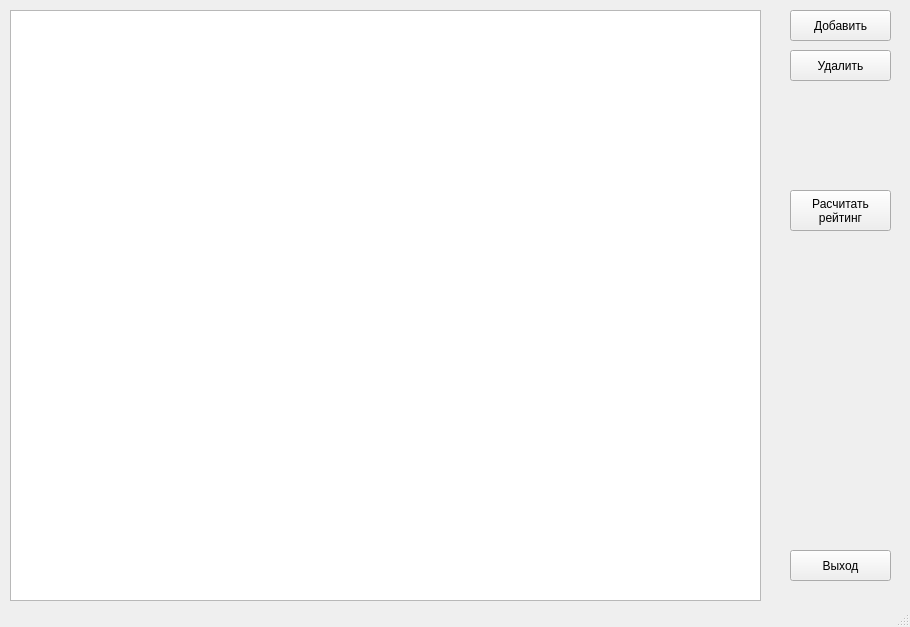
<?xml version="1.0" encoding="UTF-8"?>
<ui version="4.0">
 <class>MainWindow</class>
 <widget class="QMainWindow" name="MainWindow">
  <property name="geometry">
   <rect>
    <x>0</x>
    <y>0</y>
    <width>910</width>
    <height>627</height>
   </rect>
  </property>
  <property name="windowTitle">
   <string>Students</string>
  </property>
  <widget class="QWidget" name="centralWidget">
   <widget class="QTableWidget" name="m_tableWidget">
    <property name="geometry">
     <rect>
      <x>10</x>
      <y>10</y>
      <width>751</width>
      <height>591</height>
     </rect>
    </property>
   </widget>
   <widget class="QPushButton" name="btnAdd">
    <property name="geometry">
     <rect>
      <x>790</x>
      <y>10</y>
      <width>101</width>
      <height>31</height>
     </rect>
    </property>
    <property name="text">
     <string>Добавить</string>
    </property>
   </widget>
   <widget class="QPushButton" name="btnDelete">
    <property name="geometry">
     <rect>
      <x>790</x>
      <y>50</y>
      <width>101</width>
      <height>31</height>
     </rect>
    </property>
    <property name="text">
     <string>Удалить</string>
    </property>
   </widget>
   <widget class="QPushButton" name="btnCalculate">
    <property name="geometry">
     <rect>
      <x>790</x>
      <y>190</y>
      <width>101</width>
      <height>41</height>
     </rect>
    </property>
    <property name="text">
     <string>Расчитать
рейтинг</string>
    </property>
   </widget>
   <widget class="QPushButton" name="btnExit">
    <property name="geometry">
     <rect>
      <x>790</x>
      <y>550</y>
      <width>101</width>
      <height>31</height>
     </rect>
    </property>
    <property name="text">
     <string>Выход</string>
    </property>
   </widget>
  </widget>
  <widget class="QMenuBar" name="menuBar">
   <property name="geometry">
    <rect>
     <x>0</x>
     <y>0</y>
     <width>910</width>
     <height>21</height>
    </rect>
   </property>
  </widget>
  <widget class="QStatusBar" name="statusBar"/>
 </widget>
 <layoutdefault spacing="6" margin="11"/>
 <resources/>
 <connections/>
</ui>
